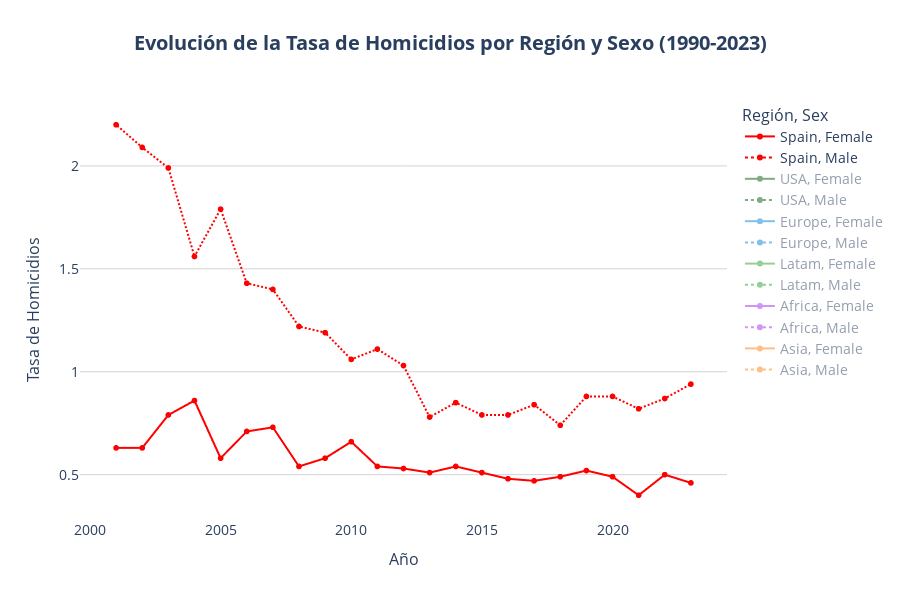

Write notebook code for a chart like this one.
### Code cell
time_series_plot(
    df = df_time_series['country'],
    x='Year',
    y='homicides_rate',
    line_group='Country',
    line_dash='Sex',
    color='Region_2',
    default_visible_name=['Spain, Female', 'Spain, Male'],
    title='Evolución de la Tasa de Homicidios por Región y Sexo (1990-2023)',
    hover_data=HOVER_DATA['time_series_country'],
    labels=LABELS['time_series'],
    hovertemplate=HOVER_TEMPLATES['time_series_country'],
    color_discrete_map=COLOR_MAP['Region_2'],
    category_orders=CATEGORY_ORDERS,
    plot_save_path=os.path.join(PROJECT_PATH, 'plots', PLOT_FILENAME['time_series']),
    show=True
)
